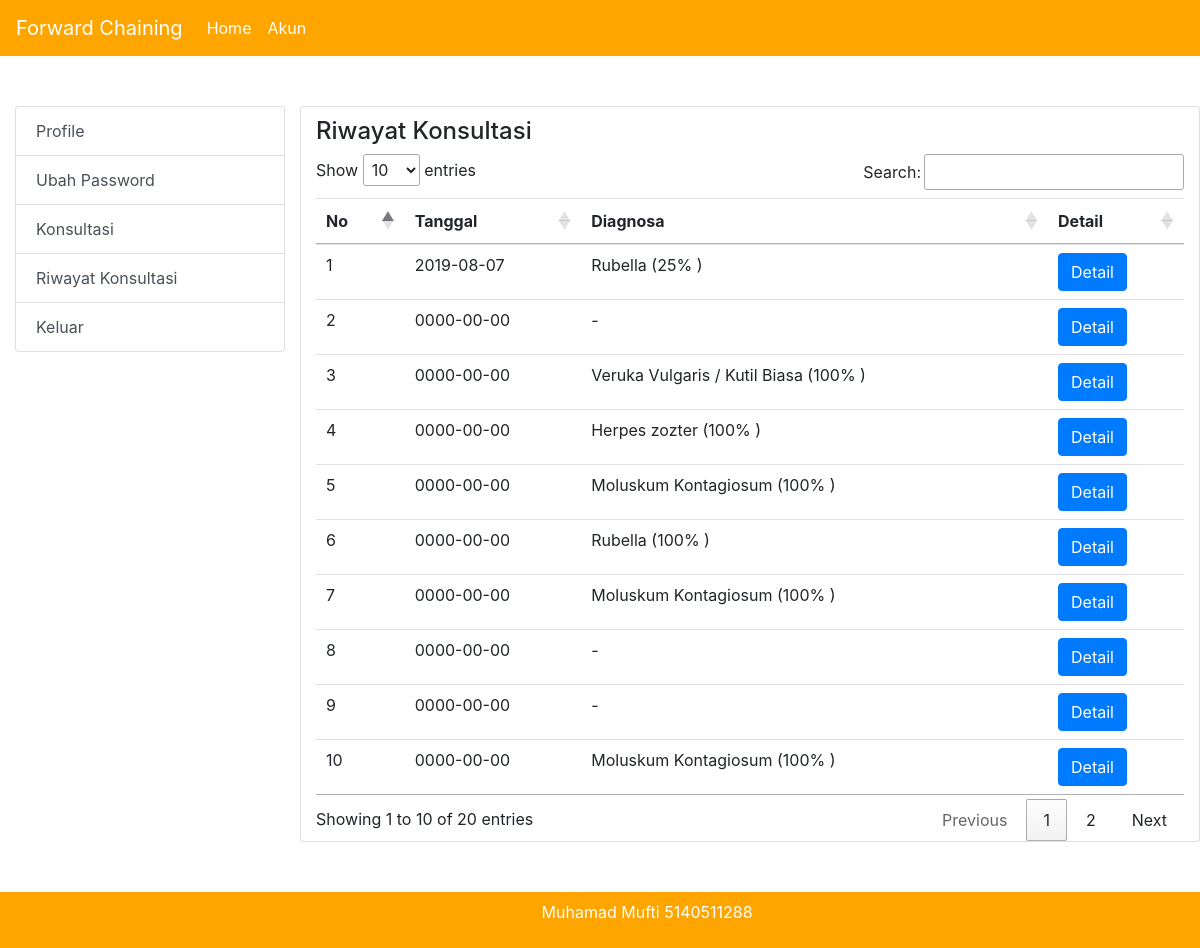
/riwayatkonsultasi.php (signed in), run on the app's committed database.
### tables this page shows
CREATE TABLE `konsultasi` (
  `id_konsultasi` int(11) NOT NULL,
  `id_pasien` int(11) NOT NULL,
  `tgl_konsultasi` date NOT NULL
);

### config/class.php (called while the page is built, shortened)
<?php
$mysqli = new mysqli("localhost" , "root" , "" ,"pta-mufti-uji");
 class pengetahuan
 {
 	public $koneksi;
 	public function __construct($mysqli)
 	{
 		$this->koneksi = $mysqli;
 	}
 	function tampilpengetahuan()
 	{
 		$data = array();
 		$ambil = $this->koneksi->query("SELECT * FROM pengetahuan
 			JOIN penyakit ON penyakit.id_penyakit=pengetahuan.id_penyakit
 			JOIN gejala ON gejala.id_gejala=pengetahuan.id_gejala");
 		while($pecah = $ambil->fetch_assoc())
 		{
 			$data[] =$pecah;
 		}
 		return $data;
 	}
 }
 class rule extends pengetahuan
 {
 	function __construct($mysqli){
 		$this->koneksi= $mysqli;
 	}
 	function hitungpenyakit($datadetailkonsultasi)
 	{
 		$data = array();
 		$datapengetahuan = $this->tampilpengetahuan();
 		foreach ($datapengetahuan as $key => $value)
 		{
 			$data['pengetahuan'][$value['id_penyakit']][] = $value['id_gejala'];
 		}
 		foreach ($datadetailkonsultasi as $key => $value)
 		{
 			$data['jawaban'][] = $value['id_gejala'];
 		}
 		if (!empty($data['jawaban']))
 		{
 			foreach ($data['pengetahuan'] as $id_penyakit => $value)
 			{
 				$data['hasil_perbandingan'][$id_penyakit] = array_intersect($value, $data['jawaban']);
 				$data['jumlah_pengetahuan'][$id_penyakit] = count($value);
 				$data['jumlah_jawaban'][$id_penyakit] = count($data['hasil_perbandingan'][$id_penyakit]);
 				$data['persen_penyakit'][$id_penyakit] = $data['jumlah_jawaban'][$id_penyakit] / $data['jumlah_pengetahuan'][$id_penyakit] * 100;
 			}
 			arsort($data['persen_penyakit']);
 			foreach ($data['persen_penyakit'] as $id_penyakit => $persen_penyakit)
 			{
 				if($persen_penyakit >= 80)
 				{
 					$data['keterangan'][$id_penyakit] = " pasti ";
 				}elseif ($persen_penyakit >= 10)
 				{
 					$data['keterangan'][$id_penyakit] = " kemungkinan ";
 				}
 				elseif ($persen_penyakit < 10)
 				{
 					$data['keterangan'][$id_penyakit] = " penyakit tidak ditemukan ";
 				}
 			}
 			foreach ($data['keterangan'] as $id_penyakit => $keterangan)
 			{
 				foreach ($datapengetahuan as $key => $value)
 				{
 					if ($value ['id_penyakit']==$id_penyakit)
 					{
 						$data['hasil'][$id_penyakit]['nama_penyakit'] = $value['nama_penyakit'];
 						$data['hasil'][$id_penyakit]['persen'] = $data['persen_penyakit'][$id_penyakit];
 						$data['hasil'][$id_penyakit]['keterangan'] = $keterangan;
 						$data['hasil'][$id_penyakit]['deskripsi_penyakit'] = $value['deskripsi_penyakit'];
 						$data['hasil'][$id_penyakit]['saran_penyakit'] = $value['saran_penyakit'];
 					}
 				}
 			}
 			return $data;
 		}
 		else
 		{
 			return 'kosong';
 		}
 	}
 }
 $rule = new rule($mysqli);
 class konsultasi
 {
 	public $koneksi;
 	function __construct($mysqli)
 	{
 		$this->koneksi=$mysqli;
 	}
 	function ambildetailkonsultasi($id_konsultasi)
 	{
 		$data = array();
 		$ambil = $this->koneksi->query("SELECT * FROM detail_konsultasi WHERE
 			id_konsultasi='$id_konsultasi'");
 		while ($pecah= $ambil->fetch_assoc())
 		{
 			$data[] = $pecah;
 		}
 		return $data;
 	}
 	function tampilkonsultasi($id)
 	{
 		$ambil = $this->koneksi->query("SELECT * FROM konsultasi JOIN pasien ON pasien.id_pasien=konsultasi.id_pasien WHERE konsultasi.id_pasien='$id' ORDER BY konsultasi.id_konsultasi DESC");
 		while ($pecah= $ambil->fetch_assoc())
 		{
 			$data[] = $pecah;
 		}
 		return $data;
 	}
 }
 $konsultasi = new konsultasi($mysqli);
 ?>

### riwayatkonsultasi.php (the view, shortened to what this page needs)
<?php include 'config/class.php'; ?>
<?php $ambildata = $konsultasi->tampilkonsultasi($_SESSION['pasien']['id_pasien']); ?>
<!doctype html>
<html lang="en">
<head>
	<link rel="stylesheet" href="https://maxcdn.bootstrapcdn.com/bootstrap/4.0.0/css/bootstrap.min.css">
	<link rel="stylesheet" type="text/css" href="//cdn.datatables.net/1.10.19/css/jquery.dataTables.min.css">
</head>
<body>
	<?php include 'navbar.php';?>
	<div class="container-fluid" style="padding-top: 50px; margin-bottom: 50px; ">
		<div class="row">
			<div class="list col-md-3">
				<div class="list-group">
					<a href="profile.php" class="list-group-item list-group-item-action">Profile</a>
					<a href="ubahpassword.php" class="list-group-item list-group-item-action">Ubah Password</a>
					<a href="konsultasi.php" class="list-group-item list-group-item-action">Konsultasi</a>
					<a href="riwayatkonsultasi.php" class="list-group-item list-group-item-action">Riwayat Konsultasi</a>
					<a href="logout.php" class="list-group-item list-group-item-action">Keluar</a>
				</div>
			</div>
			<div class="col-sm-9 card" style="padding-top: 10px;">
				<h4 class="">Riwayat Konsultasi</h4>
				<table class="table table-sm" id="tabelku">
					<thead>
						<tr>
							<th scope="col">No</th>
							<th scope="col">Tanggal</th>
							<th scope="col">Diagnosa</th>
							<th scope="col">Detail</th>
						</tr>
					</thead>
					<tbody>
							<?php foreach ($ambildata as $key => $value): ?>
						<tr>
								<td><?php echo $key+1; ?></td>
								<td><?php echo $value['tgl_konsultasi']; ?></td>
								<td>
									<?php
									$datadetailkonsultasi = $konsultasi->ambildetailkonsultasi($value['id_konsultasi']);
									$hasilhitung = $rule->hitungpenyakit($datadetailkonsultasi);
									if ($hasilhitung=='kosong')
									{
										echo "-";
									}
									else
									{
										foreach ($hasilhitung['hasil'] as $key_diagnosa => $value_diagnosa)
										{
											echo $value_diagnosa['nama_penyakit']." (".$value_diagnosa['persen']."% )";
											break;
										}
									}
									?>
								</td>
								<td>
									<a href="hasilkonsultasi.php?id=<?php echo $value['id_konsultasi'] ?>" class="btn btn-primary">Detail</a>
								</td>
						</tr>
							<?php endforeach ?>
					</tbody>
				</table>
			</div>
		</div>
	</div>
	<?php include'footer.php'; ?>
</body>
</html>

### navbar.php (shortened to what this page needs)
<nav class="navbar navbar-expand-lg"  style="background-color: orange;">
	<a class="navbar-brand  text-white" href="index.php">Forward Chaining</a>
	<div class="collapse navbar-collapse" id="navbarText">
		<ul class="navbar-nav mr-auto ">
			<li class="nav-item active">
				<a class="nav-link  text-white" href="#">Home <span class="sr-only">(current)</span></a>
			</li>
			<?php if (!isset($_SESSION['pasien'])): ?>
				<li class="nav-item">
					<a class="nav-link  text-white" href="login.php">Login</a>
				</li>
				<li class="nav-item">
					<a class="nav-link  text-white" href="daftar.php">Daftar</a>
				</li>
			<?php else: ?>
				<li class="nav-item">
					<a class="nav-link  text-white" href="profile.php">Akun</a>
				</li>
			<?php endif ?>
		</ul>
	</div>
</nav>

### footer.php
<div class="footer">
	<div class="navbar navbar-expand-lg " style="background-color: orange;">
		<p style=" color:white; margin-left: 45%">Muhamad Mufti 5140511288</p>
	</div>
</div>

### data on the page
konsultasi: tgl_konsultasi "2019-08-07", nama_penyakit "Rubella", persen "25"
konsultasi: tgl_konsultasi "0000-00-00"
konsultasi: tgl_konsultasi "0000-00-00", nama_penyakit "Veruka Vulgaris / Kutil Biasa", persen "100"
konsultasi: tgl_konsultasi "0000-00-00", nama_penyakit "Herpes zozter", persen "100"
konsultasi: tgl_konsultasi "0000-00-00", nama_penyakit "Moluskum Kontagiosum", persen "100"
konsultasi: tgl_konsultasi "0000-00-00", nama_penyakit "Rubella", persen "100"
konsultasi: tgl_konsultasi "0000-00-00", nama_penyakit "Moluskum Kontagiosum", persen "100"
konsultasi: tgl_konsultasi "0000-00-00"
konsultasi: tgl_konsultasi "0000-00-00"
konsultasi: tgl_konsultasi "0000-00-00", nama_penyakit "Moluskum Kontagiosum", persen "100"
